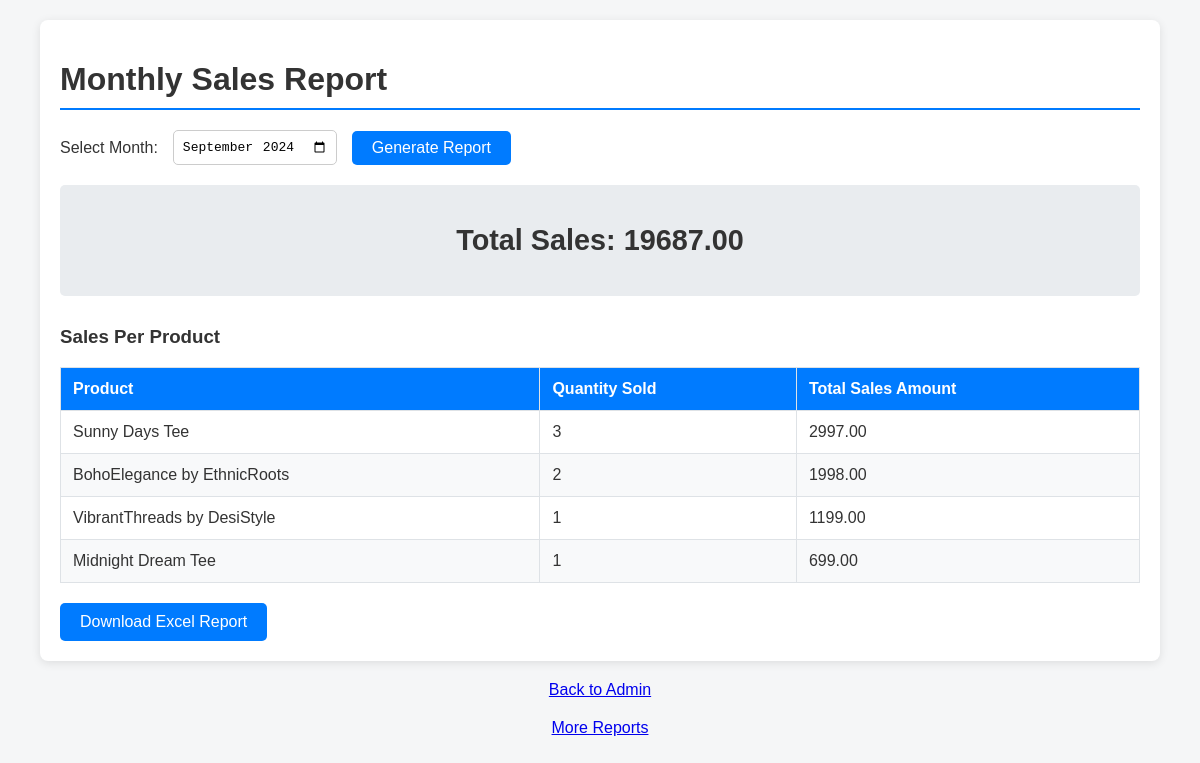
The page /reports/ on the database its author committed.
### kow_app/models.py (models this page shows, shortened)
class Products(models.Model):
    seller = models.ForeignKey(Seller, on_delete=models.CASCADE, null=True)
    category = models.ForeignKey(Category, on_delete=models.CASCADE, null=True, related_name='products')
    name=models.CharField(max_length=50, unique=True)
    description=models.TextField()
    price=models.DecimalField(max_digits=10,decimal_places=2)
    quantity=models.PositiveIntegerField(default=0)
    reorder_level = models.IntegerField(default=5)
    image = models.ImageField(upload_to='product', blank=True)
    last_update_date = models.DateTimeField(auto_now=True)

### kow_app/views.py (the view, shortened to what this page needs)
# urls.py: path('reports/', views.monthly_sales_report, name='admin_reports'),
def monthly_sales_report(request):
    month = request.GET.get('month', datetime.now().strftime('%Y-%m'))
    year, month = map(int, month.split('-'))
    start_date = datetime(year, month, 1)
    if month < 12:
        end_date = datetime(year, month + 1, 1)
    else:
        end_date = datetime(year + 1, 1, 1)
    orders = Order.objects.filter(order_date__range=[start_date, end_date])
    total_sales = orders.aggregate(total=Sum('total_amount'))['total'] or 0
    order_items = OrderDetail.objects.filter(order__in=orders)
    product_sales = order_items.values('product__name').annotate(
        total_quantity=Sum('quantity'),
        total_amount=Sum(F('quantity') * F('product__price'))
    ).order_by('-total_amount')
    context = {
        'total_sales': total_sales,
        'month': f"{year}-{month:02d}",
        'product_sales': product_sales,
    }
    return render(request, 'admin_report.html', context)

### kow_app/context_processors.py (called while the page is built)
def counter(request):
    item_count = 0
    if 'admin' in request.path:
        return {}
    else:
        try:
            cart = Cart.objects.filter(cart_id=_cart_id(request))
            cart_items = CartItem.objects.all().filter(cart=cart[:1])
            for cart_item in cart_items:
                item_count += cart_item.quantity
        except Cart.DoesNotExist:
            item_count = 0
    return dict(item_count=item_count)

def menu_links(request):
    links = Category.objects.all()
    return dict(links=links)

### kow_app/views.py (called while the page is built)
def _cart_id(request):
    cart = request.session.session_key
    if not cart:
        cart = request.session.create()
    return cart

### seller/context_processors.py (called while the page is built)
def seller_processor(request):
    try:
        seller = request.user.seller
        notifications = SellerNotification.objects.filter(receiver=seller.user)
        notification_count = SellerNotification.objects.count()
        context = {
            'seller': seller,
            'notifications': notifications,
            'notification_count': notification_count,
        }
        return context
    except:
        return {'seller': 'Not a Seller'}

### templates/admin_report.html (shortened to what this page needs)
<!DOCTYPE html>
<html lang="en">
<head>
</head>
<body>
    <div class="container">
        <h1>Monthly Sales Report</h1>
        <form method="get" action="{% url 'admin_reports' %}">
            <label for="month">Select Month:</label>
            <input type="month" id="month" name="month" value="{{ month }}" required>
            <button type="submit">Generate Report</button>
        </form>
        {% if total_sales %}
        <div class="report-summary">
            <h2>Total Sales: {{ total_sales|floatformat:2 }}</h2>
        </div>
        {% endif %}
        <h3>Sales Per Product</h3>
        <table>
            <thead>
                <tr>
                    <th>Product</th>
                    <th>Quantity Sold</th>
                    <th>Total Sales Amount</th>
                </tr>
            </thead>
            <tbody>
                {% for item in product_sales %}
                <tr>
                    <td>{{ item.product__name }}</td>
                    <td>{{ item.total_quantity }}</td>
                    <td>{{ item.total_amount|floatformat:2 }}</td>
                </tr>
                {% empty %}
                <tr>
                    <td colspan="3">No sales data available for this month.</td>
                </tr>
                {% endfor %}
            </tbody>
        </table>
        {% if product_sales %}
        <a href="{% url 'admin_reports' %}?month={{ month }}&export=true" class="download-button">Download Excel Report</a>
        {% endif %}
    </div>
    <div class="back-to-admin">
        <a href="http://127.0.0.1:8000/admin/" class="btn btn-dark btn-sm custom_black_button">Back to Admin</a>
    </div>
    <div class="back-to-admin">
        <a href="http://127.0.0.1:8000/stock_report/" class="btn btn-dark btn-sm custom_black_button">More Reports</a>
    </div>
</body>
</html>

### templates/admin_report.html (style rules this page uses)
body { font-family: 'Arial', sans-serif; margin: 0; padding: 0; background-color: #f5f6f7; color: #333; }
.container { width: 90%; max-width: 1200px; margin: 20px auto; padding: 20px; background: #fff; border-radius: 8px; box-shadow: 0 2px 10px rgba(0,0,0,0.1); }
h1 { color: #333; border-bottom: 2px solid #007bff; padding-bottom: 10px; margin-bottom: 20px; }
form { margin-bottom: 20px; display: flex; align-items: center; }
label { font-size: 1em; margin-right: 15px; }
input[type="month"] { padding: 8px; font-size: 1em; border: 1px solid #ccc; border-radius: 5px; margin-right: 15px; }
button { padding: 8px 20px; font-size: 1em; background-color: #007bff; color: #fff; border: none; border-radius: 5px; cursor: pointer; transition: background-color 0.3s; }
.report-summary { margin-bottom: 30px; padding: 15px; background-color: #e9ecef; border-radius: 5px; font-size: 1.2em; text-align: center; }
table { width: 100%; border-collapse: collapse; margin-bottom: 20px; }
th, td { padding: 12px; text-align: left; border: 1px solid #dee2e6; }
th { background-color: #007bff; color: #fff; }
tbody tr:nth-child(even) { background-color: #f8f9fa; }
.download-button { display: inline-block; padding: 10px 20px; font-size: 1em; color: #fff; background-color: #007bff; border: none; border-radius: 5px; text-decoration: none; text-align: center; transition: background-color 0.3s; }
.back-to-admin { margin-top: 20px; text-align: center; }

### rows shown on the page
Products: product__name "Sunny Days Tee", total_quantity "3", total_amount "2997.00"
Products: product__name "BohoElegance by EthnicRoots", total_quantity "2", total_amount "1998.00"
Products: product__name "VibrantThreads by DesiStyle", total_quantity "1", total_amount "1199.00"
Products: product__name "Midnight Dream Tee", total_quantity "1", total_amount "699.00"

### other values the page prints
{{ total_sales|floatformat:2 }} "19687.00"
